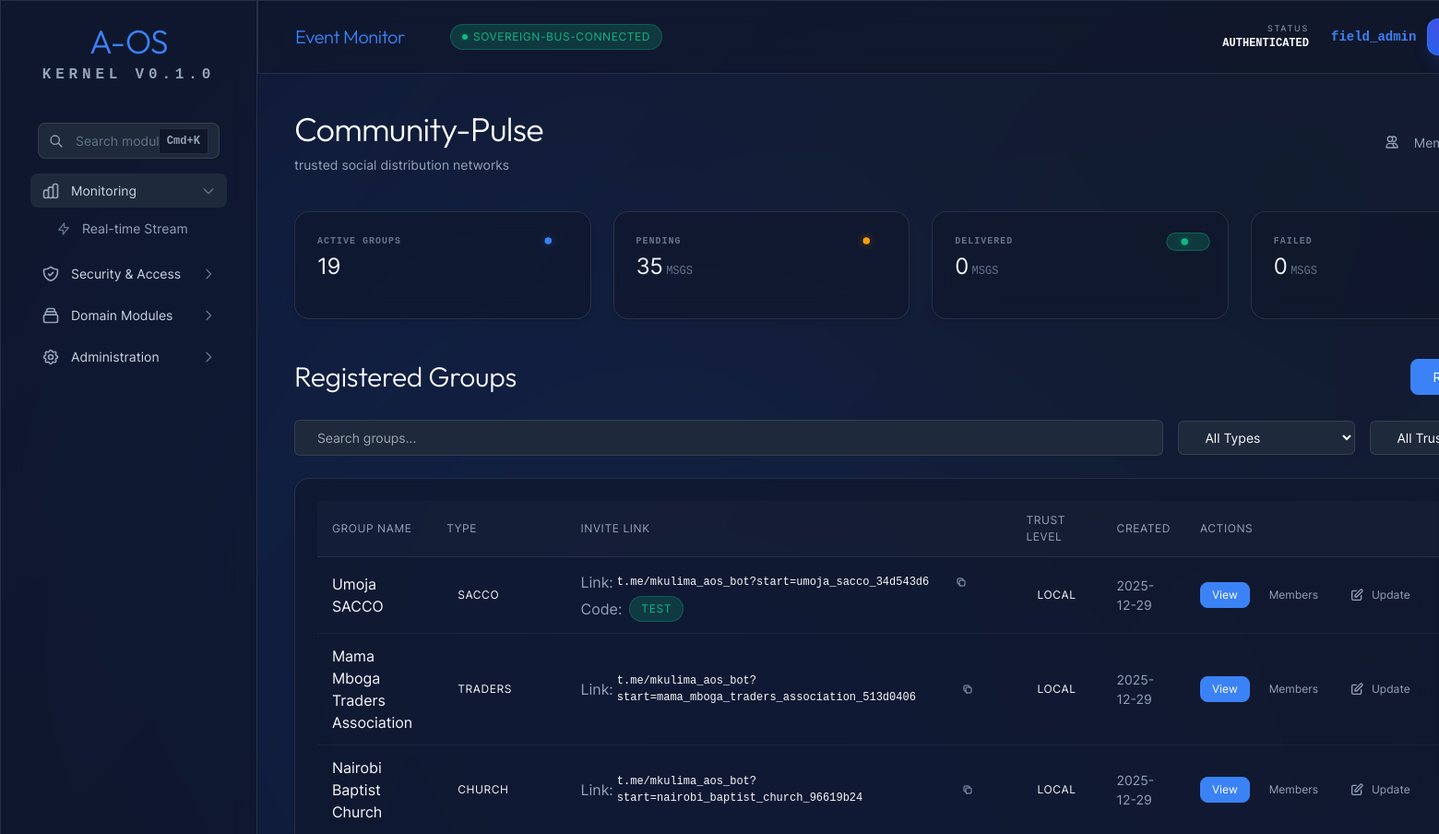
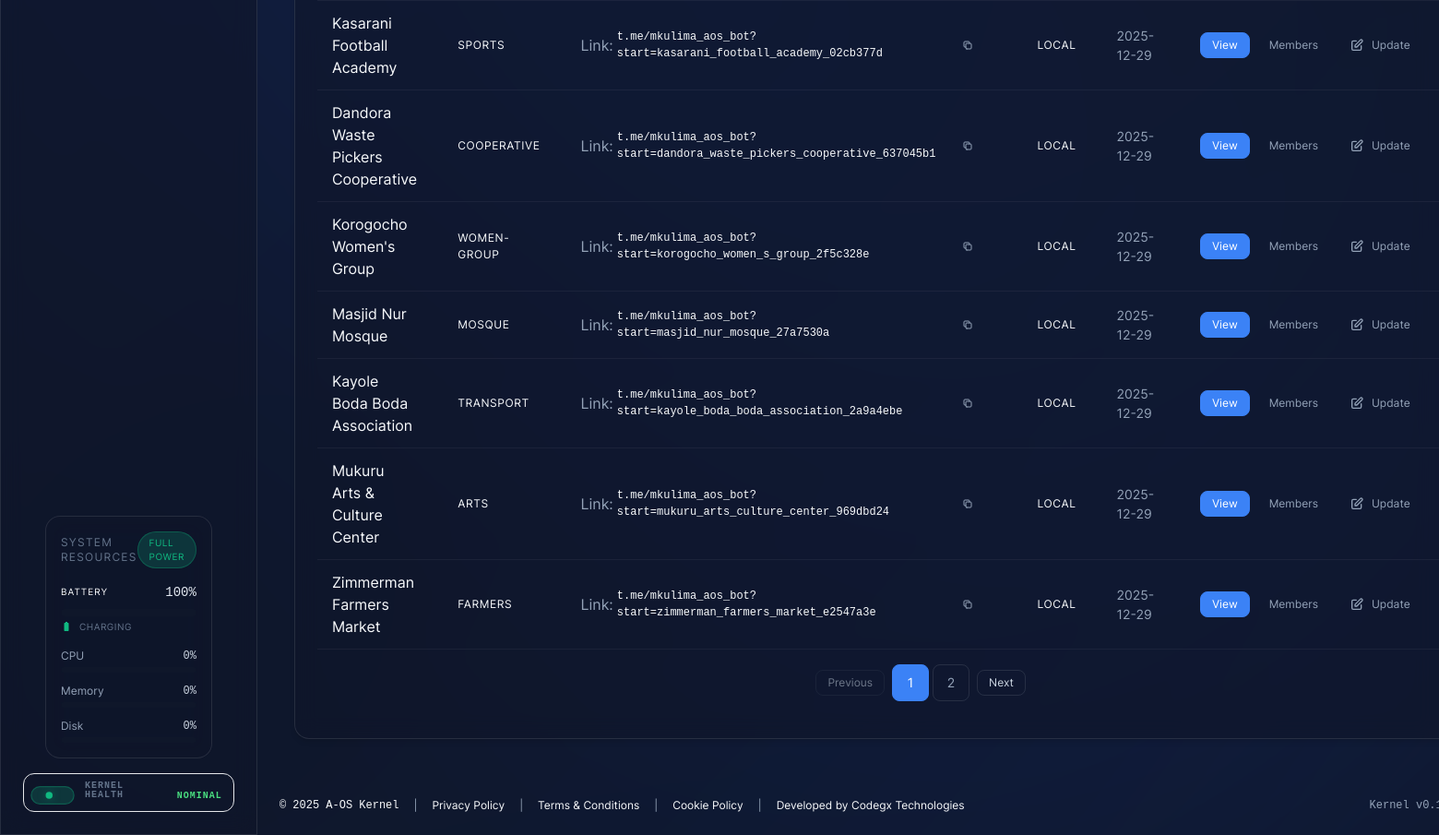
Screenshot of /community/ (signed in) with the database file from the repository (2 pictures, top to bottom).
### tables this page shows
CREATE TABLE community_groups (
        id TEXT PRIMARY KEY,
        name TEXT NOT NULL,
        description TEXT,
        group_type TEXT,
        tags TEXT DEFAULT '[]', -- JSON list
        location TEXT,
        admin_id TEXT,
        trust_level TEXT DEFAULT 'local',
        preferred_channels TEXT DEFAULT 'ussd,sms',
        active BOOLEAN DEFAULT 1,
        created_at DATETIME DEFAULT CURRENT_TIMESTAMP
    , invite_slug TEXT, community_code TEXT, code_active BOOLEAN DEFAULT 0);

### aos/api/routers/community.py (the view)
@router.get("/", response_class=HTMLResponse)
async def community_dashboard(
    request: Request,
    page: int = 1,
    search: str = None,
    type: str = None,
    trust: str = None,
    operator=Depends(get_current_operator)
):
    if operator.get("role") == AosRole.COMMUNITY_ADMIN.value:
        comm_id = operator.get("community_id")
        if comm_id:
            return RedirectResponse(url=f"/community/{comm_id}", status_code=status.HTTP_303_SEE_OTHER)
    pagination_data = community_state.module.list_groups(
        page=page,
        per_page=10,
        search_query=search,
        group_type=type,
        trust_level=trust
    ) if community_state.module else {
        "groups": [],
        "total": 0,
        "page": 1,
        "per_page": 10,
        "total_pages": 0
    }
    group_types = []
    if community_state.module:
        group_types = community_state.module.get_group_types()
    broadcast_stats = {"pending": 0, "sent": 0, "failed": 0, "total": 0}
    if community_state.module:
        res = community_state.module._db.execute("SELECT COUNT(*) FROM broadcasts").fetchone()
        broadcasts_count = res[0] if res else 0
        broadcast_stats["total"] = broadcasts_count
        status_res = community_state.module._db.execute("""
            SELECT status, COUNT(*)
            FROM broadcast_deliveries
            GROUP BY status
        """).fetchall()
        for status, count in status_res:
            if status in broadcast_stats:
                broadcast_stats[status] = count
    context = {
        "request": request,
        "user": operator,
        "search": search,
        "selected_type": type,
        "selected_trust": trust,
        "group_types": group_types,
        "groups": pagination_data.get("groups", []),
        "total": pagination_data.get("total", 0),
        "page": pagination_data.get("page", 1),
        "total_pages": pagination_data.get("total_pages", 0),
        "telegram_bot_username": settings.telegram_bot_username,
        "broadcasts_count": broadcasts_count,
        "broadcast_stats": broadcast_stats,
        "inquiry_hits": 0
    }
    if request.headers.get("hx-request") == "true":
        return templates.TemplateResponse("partials/community_groups_table.html", context)
    return templates.TemplateResponse("community.html", context)

### aos/api/templates/community.html (shortened to what this page needs)
{% extends "dashboard.html" %}
{% from "components/atoms/EliteButton.html" import elite_button %}
{% from "components/atoms/Card.html" import card %}
{% from "components/molecules/DataCard.html" import data_card %}
{% from "components/molecules/Pagination.html" import pagination %}
{% block content %}
<header class="mb-10 flex items-center justify-between">
    <div>
        <h1 class="aos-h1 mb-2">Community-Pulse</h1>
        <p class="aos-text-muted aos-text-sm">trusted social distribution networks</p>
    </div>
    <div>
        <a href="/community/members" class="aos-btn aos-btn-ghost aos-size-md">
            <svg class="w-4 h-4" fill="none" stroke="currentColor" viewBox="0 0 24 24">
                <path stroke-linecap="round" stroke-linejoin="round" stroke-width="2"
                    d="M12 4.354a4 4 0 110 5.292M15 21H3v-1a6 6 0 0112 0v1zm0 0h6v-1a6 6 0 00-9-5.197M13 7a4 4 0 11-8 0 4 4 0 018 0z">
                </path>
            </svg>
            <span class="aos-btn-text ml-2">Member Directory</span>
        </a>
    </div>
</header>
<div class="grid grid-cols-1 md:grid-cols-4 gap-6">
    {{ data_card(label="Active Groups", value=total|string, status="info") }}
    {{ data_card(label="Pending", value=broadcast_stats.pending|string, unit="msgs", status="warning") }}
    {{ data_card(label="Delivered", value=broadcast_stats.sent|string, unit="msgs", status="success") }}
    {{ data_card(label="Failed", value=broadcast_stats.failed|string, unit="msgs", status="error") }}
</div>
<section class="aos-stack-md">
    <div class="flex items-center justify-between mb-6">
        <h2 class="aos-h2">Registered Groups</h2>
        <button class="aos-btn aos-btn-primary aos-size-md" hx-get="/community/register" hx-target="#modal-content"
            onclick="openModal()">
            <span class="aos-btn-text">Register Group</span>
        </button>
    </div>
    <div class="flex flex-wrap items-center gap-4 mb-6">
        <div class="flex-1 min-w-[240px]">
            <input type="text" name="search" placeholder="Search groups..." class="aos-input aos-size-md w-full"
                value="{{ search or '' }}" hx-get="/community" hx-trigger="keyup changed delay:500ms, search"
                hx-target="#groups-table-container" hx-push-url="true" hx-include="[name='type'], [name='trust']"
                hx-swap="outerHTML">
        </div>
        <div class="w-48">
            <select name="type" class="aos-input aos-size-md w-full" hx-get="/community"
                hx-target="#groups-table-container" hx-push-url="true" hx-include="[name='search'], [name='trust']"
                hx-swap="outerHTML">
                <option value="">All Types</option>
            </select>
        </div>
        <div class="w-48">
            <select name="trust" class="aos-input aos-size-md w-full" hx-get="/community"
                hx-target="#groups-table-container" hx-push-url="true" hx-include="[name='search'], [name='type']"
                hx-swap="outerHTML">
                <option value="">All Trust</option>
            </select>
        </div>
    </div>
    {% include "partials/community_groups_table.html" %}
</section>
{% endblock %}

### aos/api/templates/partials/community_groups_table.html (shortened to what this page needs)
{% from "components/atoms/Card.html" import card %}
{% from "components/molecules/Pagination.html" import pagination %}
<div id="groups-table-container">
    {% call card(padding="0", class="aos-overflow-hidden") %}
    <table class="aos-table">
        <thead>
            <tr>
                <th>Group Name</th>
                <th>Type</th>
                <th>Invite Link</th>
                <th>Trust Level</th>
                <th>Created</th>
                <th>Actions</th>
            </tr>
        </thead>
        <tbody>
            {% for group in groups %}
            <tr>
                <td class="aos-font-bold">{{ group.name }}</td>
                <td><span class="aos-badge aos-badge-info">{{ group.group_type }}</span></td>
                <td>
                    <div class="aos-stack-xs">
                        {% if group.invite_slug %}
                        <div class="flex items-center gap-1">
                            <span class="aos-text-[10px] aos-text-muted aos-uppercase aos-font-bold">Link:</span>
                            <code
                                class="aos-text-xs">t.me/{{ telegram_bot_username }}?start={{ group.invite_slug }}</code>
                            <button class="aos-btn aos-btn-ghost aos-size-xs"
                                onclick="navigator.clipboard.writeText('https://t.me/{{ telegram_bot_username }}?start={{ group.invite_slug }}'); alert('Link copied!')">
                                <svg class="w-3 h-3" fill="none" stroke="currentColor" viewBox="0 0 24 24">
                                    <path
                                        d="M8 16H6a2 2 0 01-2-2V6a2 2 0 012-2h8a2 2 0 012 2v2m-6 12h8a2 2 0 002-2v-8a2 2 0 00-2-2h-8a2 2 0 00-2 2v8a2 2 0 002 2z"
                                        stroke-width="2" stroke-linecap="round" stroke-linejoin="round"></path>
                                </svg>
                            </button>
                        </div>
                        {% endif %}
                        {% if group.community_code %}
                        <div class="flex items-center gap-2">
                            <span class="aos-text-[10px] aos-text-muted aos-uppercase aos-font-bold">Code:</span>
                            <span
                                class="aos-badge {% if group.code_active %}aos-badge-success{% else %}aos-badge-ghost{% endif %} aos-size-sm">
                                {{ group.community_code }}
                            </span>
                        </div>
                        {% endif %}
                    </div>
                </td>
                <td>
                    <span
                        class="aos-badge {% if group.trust_level == 'verified' %}aos-badge-success{% else %}aos-badge-warning{% endif %}">
                        {{ group.trust_level }}
                    </span>
                </td>
                <td class="aos-text-sm aos-text-muted">
                    {% if group.created_at is string %}
                    {{ group.created_at[:10] }}
                    {% else %}
                    {{ group.created_at.strftime('%Y-%m-%d') }}
                    {% endif %}
                </td>
                <td>
                    <div class="flex items-center gap-2">
                        <a href="/community/{{ group.id }}" class="aos-btn aos-btn-primary aos-size-sm">
                            <span class="aos-btn-text">View</span>
                        </a>
                        <button class="aos-btn aos-btn-ghost aos-size-sm" hx-get="/community/{{ group.id }}/members"
                            hx-target="#modal-content" onclick="openModal()">
                            <span class="aos-btn-text">Members</span>
                        </button>
                        <button class="aos-btn aos-btn-ghost aos-size-sm aos-text-primary"
                            hx-get="/community/{{ group.id }}/edit" hx-target="#modal-content" onclick="openModal()">
                            <svg class="w-4 h-4" fill="none" stroke="currentColor" viewBox="0 0 24 24">
                                <path stroke-linecap="round" stroke-linejoin="round" stroke-width="2"
                                    d="M11 5H6a2 2 0 00-2 2v11a2 2 0 002 2h11a2 2 0 002-2v-5m-1.414-9.414a2 2 0 112.828 2.828L11.828 15H9v-2.828l8.586-8.586z">
                                </path>
                            </svg>
                            <span class="aos-btn-text">Update</span>
                        </button>
                        <button class="aos-btn aos-btn-ghost aos-size-sm aos-text-danger hover:aos-bg-danger-fade"
                            hx-delete="/community/{{ group.id }}"
                            data-aos-confirm="Deactivate '{{ group.name }}'? This will retire all broadcasts but preserve audit data."
                            hx-target="closest tr" hx-swap="outerHTML swap:400ms">
                        </button>
                    </div>
                </td>
            </tr>
            {% else %}
            <tr>
                <td colspan="5" class="aos-text-center aos-py-8 aos-text-muted">
                    No community groups matching your filters.
                </td>
            </tr>
            {% endfor %}
        </tbody>
    </table>
    {{ pagination(
    current_page=page,
    total_pages=total_pages,
    on_page_change="loadPage"
    ) }}
    {% endcall %}
</div>

### aos/api/templates/partials/design_system.html (style rules this page uses)
body { margin: 0; scroll-behavior: smooth; -webkit-font-smoothing: antialiased; background: var(--aos-surface-base); color: var(--aos-neutral-50); font-family: var(--aos-font-sans); }
.aos-h1 { font-family: var(--aos-font-display); font-size: var(--aos-size-4xl); font-weight: 800; letter-spacing: -0.02em; line-height: 1.1; }
.aos-h2 { font-family: var(--aos-font-display); font-size: var(--aos-size-3xl); font-weight: 700; letter-spacing: -0.01em; }
.aos-text-sm { font-size: var(--aos-size-sm); }
.aos-text-xs { font-size: var(--aos-size-xs); }
.aos-font-bold { font-weight: 700; }
.aos-text-primary { color: var(--aos-primary-base); }
.aos-text-muted { color: var(--aos-neutral-400); }
.aos-table { width: 100%; border-collapse: collapse; }
.aos-table thead { background: rgba(255, 255, 255, 0.02); border-bottom: 1px solid var(--aos-surface-border); }
.aos-table th { padding: var(--aos-spacing-3) var(--aos-spacing-4); text-align: left; font-size: var(--aos-size-xs); font-weight: 600; text-transform: uppercase; letter-spacing: 0.05em; color: var(--aos-neutral-400); }
.aos-table td { padding: var(--aos-spacing-3) var(--aos-spacing-4); border-bottom: 1px solid rgba(255, 255, 255, 0.05); }

### aos/api/templates/components/atoms/EliteButton.html (style rules this page uses)
.aos-btn { position: relative; display: inline-flex; align-items: center; justify-content: center; gap: var(--aos-spacing-2); font-weight: var(--aos-weight-semibold); border-radius: var(--aos-radius-lg); border: 1px solid transparent; transition: all var(--aos-duration-base) var(--aos-easing-out); cursor: pointer; font-family: var(--aos-font-sans); white-space: nowrap; }
.aos-size-sm { padding: var(--aos-spacing-1) var(--aos-spacing-3); font-size: var(--aos-size-xs); }
.aos-size-md { padding: var(--aos-spacing-2) var(--aos-spacing-6); font-size: var(--aos-size-sm); }
.aos-btn-primary { background: var(--aos-primary-base); color: var(--aos-primary-text); border-color: var(--aos-primary-base); }
.aos-btn-ghost { background: transparent; color: var(--aos-neutral-400); border-color: transparent; }

### rows the page displays
community_groups: name "Umoja SACCO", group_type "SACCO", telegram_bot_username "mkulima_aos_bot", invite_slug "umoja_sacco_34d543d6", community_code "TEST", trust_level "LOCAL", created_at "2025-12-29"
community_groups: name "Mama Mboga Traders Association", group_type "TRADERS", telegram_bot_username "mkulima_aos_bot", invite_slug "mama_mboga_traders_association_513d0406", trust_level "LOCAL", created_at "2025-12-29"
community_groups: name "Nairobi Baptist Church", group_type "CHURCH", telegram_bot_username "mkulima_aos_bot", invite_slug "nairobi_baptist_church_96619b24", trust_level "LOCAL", created_at "2025-12-29"
community_groups: name "Kasarani Football Academy", group_type "SPORTS", telegram_bot_username "mkulima_aos_bot", invite_slug "kasarani_football_academy_02cb377d", trust_level "LOCAL", created_at "2025-12-29"
community_groups: name "Dandora Waste Pickers Cooperative", group_type "COOPERATIVE", telegram_bot_username "mkulima_aos_bot", invite_slug "dandora_waste_pickers_cooperative_637045b1", trust_level "LOCAL", created_at "2025-12-29"
community_groups: name "Korogocho Women's Group", group_type "WOMEN-GROUP", telegram_bot_username "mkulima_aos_bot", invite_slug "korogocho_women_s_group_2f5c328e", trust_level "LOCAL", created_at "2025-12-29"
community_groups: name "Masjid Nur Mosque", group_type "MOSQUE", telegram_bot_username "mkulima_aos_bot", invite_slug "masjid_nur_mosque_27a7530a", trust_level "LOCAL", created_at "2025-12-29"
community_groups: name "Kayole Boda Boda Association", group_type "TRANSPORT", telegram_bot_username "mkulima_aos_bot", invite_slug "kayole_boda_boda_association_2a9a4ebe", trust_level "LOCAL", created_at "2025-12-29"
community_groups: name "Mukuru Arts & Culture Center", group_type "ARTS", telegram_bot_username "mkulima_aos_bot", invite_slug "mukuru_arts_culture_center_969dbd24", trust_level "LOCAL", created_at "2025-12-29"
community_groups: name "Zimmerman Farmers Market", group_type "FARMERS", telegram_bot_username "mkulima_aos_bot", invite_slug "zimmerman_farmers_market_e2547a3e", trust_level "LOCAL", created_at "2025-12-29"

### other values shown
{{ title }} "Monitoring Security & Access Domain Modules Administration"
{{ item.text }} "Real-time Stream"
{{ name }} "KERNEL HEALTH"
{{ status_text }} "NOMINAL"
{{ text }} "SOVEREIGN-BUS-CONNECTED"
{{ user.username }} "field_admin"
{{ label }} "ACTIVE GROUPS PENDING DELIVERED FAILED"
{{ value }} "19 35 0 0"
{{ unit }} "MSGS MSGS MSGS"
{{ text }} "Previous Next"
{{ page }} "1" "2"
